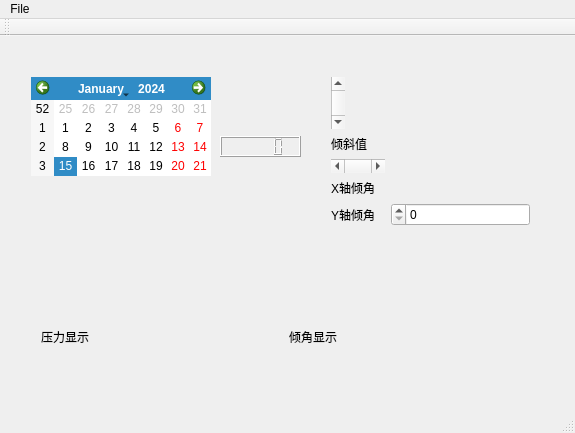
<?xml version="1.0" encoding="UTF-8"?>
<ui version="4.0">
 <class>MainWindow</class>
 <widget class="QMainWindow" name="MainWindow">
  <property name="geometry">
   <rect>
    <x>0</x>
    <y>0</y>
    <width>575</width>
    <height>433</height>
   </rect>
  </property>
  <property name="windowTitle">
   <string>MainWindow</string>
  </property>
  <widget class="QWidget" name="centralWidget">
   <widget class="QWidget" name="verticalLayoutWidget_3">
    <property name="geometry">
     <rect>
      <x>20</x>
      <y>30</y>
      <width>202</width>
      <height>121</height>
     </rect>
    </property>
    <layout class="QVBoxLayout" name="verticalLayout">
     <item>
      <widget class="QCalendarWidget" name="calendarWidget"/>
     </item>
    </layout>
   </widget>
   <widget class="QLCDNumber" name="lcdNumber">
    <property name="geometry">
     <rect>
      <x>220</x>
      <y>100</y>
      <width>81</width>
      <height>21</height>
     </rect>
    </property>
   </widget>
   <widget class="QWidget" name="formLayoutWidget">
    <property name="geometry">
     <rect>
      <x>320</x>
      <y>30</y>
      <width>221</width>
      <height>171</height>
     </rect>
    </property>
    <layout class="QFormLayout" name="formLayout">
     <item row="5" column="0">
      <widget class="QLabel" name="label_4">
       <property name="text">
        <string>Y轴倾角</string>
       </property>
      </widget>
     </item>
     <item row="3" column="0">
      <widget class="QLabel" name="label_5">
       <property name="text">
        <string>X轴倾角</string>
       </property>
      </widget>
     </item>
     <item row="2" column="0">
      <widget class="QScrollBar" name="horizontalScrollBar">
       <property name="orientation">
        <enum>Qt::Horizontal</enum>
       </property>
      </widget>
     </item>
     <item row="1" column="0">
      <widget class="QLabel" name="label_3">
       <property name="text">
        <string>倾斜值</string>
       </property>
      </widget>
     </item>
     <item row="0" column="0">
      <widget class="QScrollBar" name="verticalScrollBar">
       <property name="orientation">
        <enum>Qt::Vertical</enum>
       </property>
      </widget>
     </item>
     <item row="5" column="1">
      <widget class="QSpinBox" name="spinBox">
       <property name="layoutDirection">
        <enum>Qt::RightToLeft</enum>
       </property>
      </widget>
     </item>
    </layout>
   </widget>
   <widget class="QWidget" name="">
    <property name="geometry">
     <rect>
      <x>30</x>
      <y>220</y>
      <width>511</width>
      <height>161</height>
     </rect>
    </property>
    <layout class="QHBoxLayout" name="horizontalLayout">
     <item>
      <layout class="QVBoxLayout" name="layout_preasure">
       <item>
        <widget class="QLabel" name="label">
         <property name="text">
          <string>压力显示</string>
         </property>
        </widget>
       </item>
      </layout>
     </item>
     <item>
      <layout class="QVBoxLayout" name="layout_angle">
       <item>
        <widget class="QLabel" name="label_2">
         <property name="text">
          <string>倾角显示</string>
         </property>
        </widget>
       </item>
      </layout>
     </item>
    </layout>
   </widget>
  </widget>
  <widget class="QMenuBar" name="menuBar">
   <property name="geometry">
    <rect>
     <x>0</x>
     <y>0</y>
     <width>575</width>
     <height>17</height>
    </rect>
   </property>
   <widget class="QMenu" name="menu">
    <property name="title">
     <string>File</string>
    </property>
   </widget>
   <addaction name="menu"/>
  </widget>
  <widget class="QToolBar" name="mainToolBar">
   <attribute name="toolBarArea">
    <enum>TopToolBarArea</enum>
   </attribute>
   <attribute name="toolBarBreak">
    <bool>false</bool>
   </attribute>
  </widget>
  <widget class="QStatusBar" name="statusBar"/>
 </widget>
 <layoutdefault spacing="6" margin="11"/>
 <resources/>
 <connections/>
</ui>
